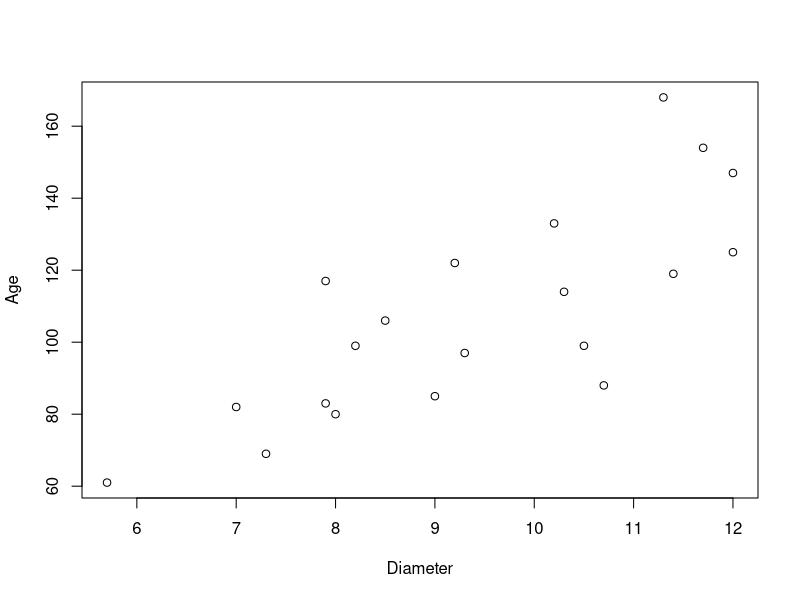

Reproduce this figure in R.
#qusetion 2

# part a -----------------

my_data <- read.table("forest.txt",header = T)
plot(my_data)

#part b -----------------

my_N <- 1138
my_n <- 20             #get n and N from qusetion
c <- 1.96
y_err <- sd(my_data$Age) ^ 2
y_bar <- mean(my_data$Age)
y_L <- y_bar - c*sqrt((1-my_n/my_N) * y_err / my_n)
y_U <- y_bar + c*sqrt((1-my_n/my_N) * y_err / my_n)
y_L                                                     # 94.94916
y_U                                                     # 119.8508

#part c -----------------

x_mu <- 10.3           #from qusetion
x_bar <- mean(my_data$Diameter)
theta <- y_bar / x_bar
mu_rat <- theta * x_mu
rat_err <- 1 / (my_n - 1) * sum((my_data$Age - theta * my_data$Diameter)^2)
rat_L <- mu_rat - c*sqrt((1-my_n/my_N) * rat_err / my_n)
rat_U <- mu_rat + c*sqrt((1-my_n/my_N) * rat_err / my_n)
rat_L                                                  # 109.8262
rat_U                                                  # 125.4147

# It justified because from the graph we could find that there is a linear relationship
# between x and y, and both of them are random variables and countinus, and:
moe_sps <- 1.96* sqrt((1 - my_n/my_N) * y_err/my_n)
moe_rat <- 1.96* sqrt((1 - my_n/my_N) * rat_err/my_n)
moe_rat               # 7.794237
moe_sps               # 12.45084
# moe of ratio is better than sps, yes, this is justified

# part d -----------------

M <- lm(my_data$Age ~ my_data$Diameter)
M <- M$coefficients[2]
mu_reg <- y_bar + M * (x_mu - x_bar)
reg_err <- 1 / (my_n - 1) * sum(my_data$Age - y_bar - M * (my_data$Diameter - x_bar)^2)
reg_L <- mu_reg - c*sqrt((1-my_n/my_N) * -reg_err / my_n)
reg_U <- mu_reg + c*sqrt((1-my_n/my_N) * -reg_err / my_n)
reg_L                                                   # 115.5829 
reg_U                                                   # 121.144 
# It justified because from the graph we could find that there is a linear relationship
# between x and y, and both of them are random variables and countinus, and:
moe_sps <- 1.96* sqrt((1 - my_n/my_N) * y_err/my_n)
moe_reg <- 1.96* sqrt((1 - my_n/my_N) * -reg_err/my_n)
moe_reg               # 2.78056
moe_sps               # 12.45084
# moe of regression is better than sps, yes, this is justified.

# part e -----------------

theta_err <- 1/ x_bar^2 * (1 - my_n / 2 ) * rat_err / my_n
theta_L <- theta - c*sqrt((1-my_n/my_N) * -theta_err / my_n)
theta_U <- theta + c*sqrt((1-my_n/my_N) * -theta_err / my_n)
theta_L                                                  # 10.86353
theta_U                                                  # 11.97539

# part f -----------------

cou <- my_data$Age / my_data$Diameter
cou_mu <- mean(cou)
cou_err <- sd(cou)
cou_L <- theta - c*sqrt((1-my_n/my_N) * cou_err / my_n)
cou_U <- theta + c*sqrt((1-my_n/my_N) * cou_err / my_n)
cou_L                                                  # 10.83303
cou_U                                                  # 12.00589

